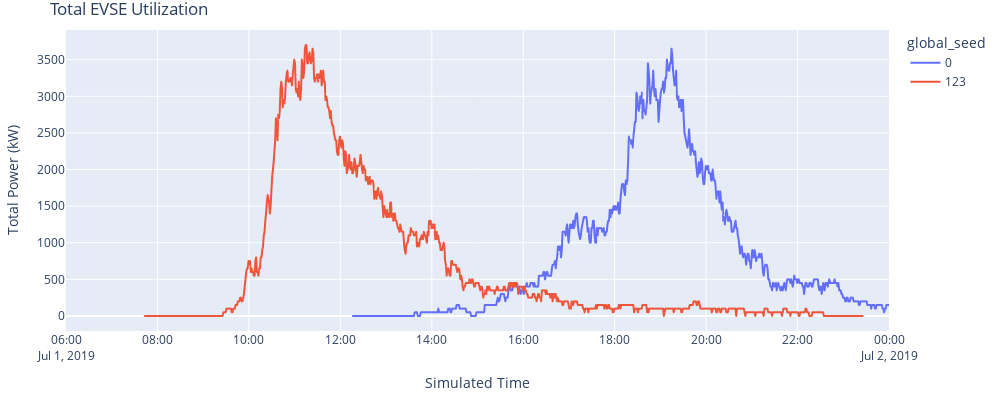

Here is the notebook cell this chart was saved with:
### Markdown cell above
#### 5.4 EVSE Utilization

### Code cell
fig = px.line(evse_util, x="datetime", y="total_power", color='global_seed', labels='Global Seed', range_x=['2019-07-01 06:00','2019-07-02'])
fig.update_layout(title="Total EVSE Utilization",
                  yaxis_title="Total Power (kW)", 
                  xaxis_title="Simulated Time", 
                  uniformtext_minsize=8, 
                  uniformtext_mode='hide', 
                  width=1000, 
                  height=400, 
                  margin=dict(l=20, r=20, t=30, b=20))
fig.show()

### Figure 1 — Plotly figure (JSON) as saved in the notebook; plotly's stock layout.template omitted (floating-point values rounded to 4 significant figures; data arrays with more than 128 entries replaced by an {"elided": "..."} marker saying what was removed)
{"data": [{"hovertemplate": "global_seed=0<br>datetime=%{x}<br>total_power=%{y}<extra></extra>", "legendgroup": "0", "line": {"color": "#636efa", "dash": "solid"}, "mode": "lines", "name": "0", "showlegend": true, "type": "scattergl", "x": {"elided": "1374 str values"}, "xaxis": "x", "y": {"elided": "1374 int values"}, "yaxis": "y"}, {"hovertemplate": "global_seed=123<br>datetime=%{x}<br>total_power=%{y}<extra></extra>", "legendgroup": "123", "line": {"color": "#EF553B", "dash": "solid"}, "mode": "lines", "name": "123", "showlegend": true, "type": "scattergl", "x": {"elided": "943 str values"}, "xaxis": "x", "y": {"elided": "943 int values"}, "yaxis": "y"}], "layout": {"height": 400, "legend": {"title": {"text": "global_seed"}, "tracegroupgap": 0}, "margin": {"b": 20, "l": 20, "r": 20, "t": 30}, "title": {"text": "Total EVSE Utilization"}, "uniformtext": {"minsize": 8, "mode": "hide"}, "width": 1000, "xaxis": {"anchor": "y", "domain": [0, 1], "range": ["2019-07-01 06:00", "2019-07-02"], "title": {"text": "Simulated Time"}, "type": "date"}, "yaxis": {"anchor": "x", "autorange": true, "domain": [0, 1], "range": [-205.6, 3906.0], "title": {"text": "Total Power (kW)"}, "type": "linear"}}}
